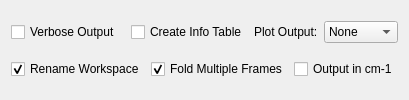
            <widget class="QWidget" name="page_16">
             <layout class="QVBoxLayout" name="verticalLayout_18">
              <item>
               <layout class="QHBoxLayout" name="horizontalLayout_32">
                <item>
                 <widget class="QCheckBox" name="ckVerbose">
                  <property name="text">
                   <string>Verbose Output</string>
                  </property>
                 </widget>
                </item>
                <item>
                 <widget class="QCheckBox" name="ckCreateInfoTable">
                  <property name="text">
                   <string>Create Info Table</string>
                  </property>
                 </widget>
                </item>
                <item>
                 <layout class="QHBoxLayout" name="horizontalLayout_23">
                  <item>
                   <widget class="QLabel" name="ind_lbPlotOutput">
                    <property name="text">
                     <string>Plot Output:</string>
                    </property>
                    <property name="alignment">
                     <set>Qt::AlignLeading|Qt::AlignLeft|Qt::AlignVCenter</set>
                    </property>
                   </widget>
                  </item>
                  <item>
                   <widget class="QComboBox" name="ind_cbPlotOutput">
                    <item>
                     <property name="text">
                      <string>None</string>
                     </property>
                    </item>
                    <item>
                     <property name="text">
                      <string>Spectra</string>
                     </property>
                    </item>
                    <item>
                     <property name="text">
                      <string>Contour</string>
                     </property>
                    </item>
                   </widget>
                  </item>
                 </layout>
                </item>
               </layout>
              </item>
              <item>
               <layout class="QHBoxLayout" name="horizontalLayout_9">
                <item>
                 <widget class="QCheckBox" name="ckRenameWorkspace">
                  <property name="text">
                   <string>Rename Workspace</string>
                  </property>
                  <property name="checked">
                   <bool>true</bool>
                  </property>
                 </widget>
                </item>
                <item>
                 <widget class="QCheckBox" name="ckFold">
                  <property name="enabled">
                   <bool>true</bool>
                  </property>
                  <property name="toolTip">
                   <string>If this box is unchecked and the raw files are determined to contain multiple frames, then the reduction process will end at the step where they would have been folded together.
Later steps in the process (saving, renaming) will not be done.</string>
                  </property>
                  <property name="text">
                   <string>Fold Multiple Frames</string>
                  </property>
                  <property name="checked">
                   <bool>true</bool>
                  </property>
                 </widget>
                </item>
                <item>
                 <widget class="QCheckBox" name="ckCm1Units">
                  <property name="text">
                   <string>Output in cm-1</string>
                  </property>
                 </widget>
                </item>
               </layout>
              </item>
             </layout>
            </widget>
